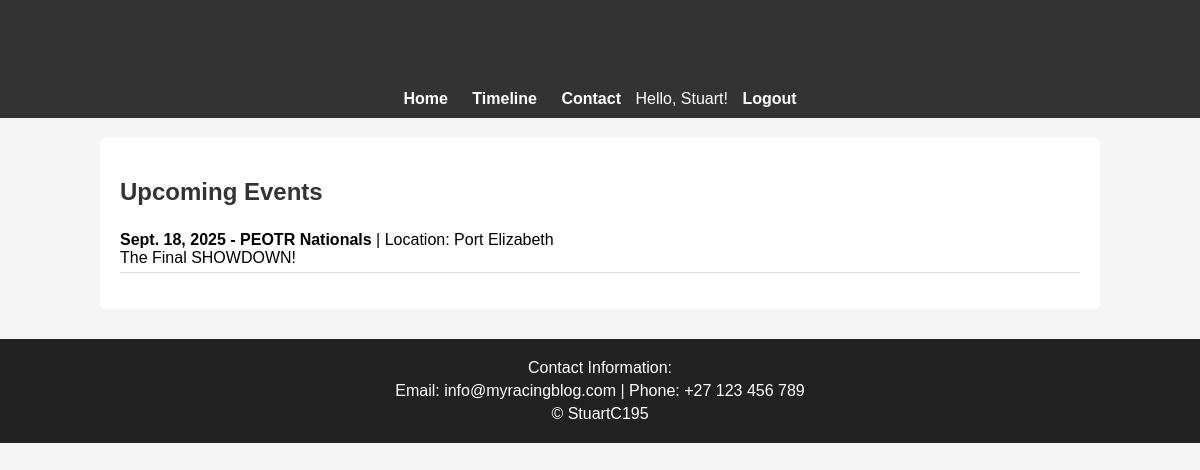
The page /contact/ (signed in) on the database its author committed.
### main/models.py (models this page shows, shortened)
class Event(models.Model):
    name = models.CharField(max_length=200)
    date = models.DateField()
    location = models.CharField(max_length=200, blank=True)
    description = models.TextField(blank=True)

### main/views.py (the view)
# urls.py: path('contact/', views.contact, name='contact'),
def contact(request):
    events = Event.objects.order_by('date')
    return render(request, 'contact.html', {'events': events})

### main/templates/contact.html
{% load static %}
<link rel="stylesheet" href="{% static 'css/style.css' %}">
<header>
    <h1>My Racing Blog</h1>
    <nav>
        <a href="{% url 'home' %}">Home</a>
        <a href="{% url 'timeline' %}">Timeline</a>
        <a href="{% url 'contact' %}">Contact</a>
        {% if user.is_authenticated %}
            <span>Hello, {{ user.username }}!</span>
            <a href="{% url 'logout' %}">Logout</a>
        {% else %}
            <a href="{% url 'login' %}">Login</a>
            <a href="{% url 'register' %}">Register</a>
        {% endif %}
    </nav>
</header>
<div class="container">
<h2>Upcoming Events</h2>
<ul>
  {% for event in events %}
    <li>
      <strong>{{ event.date }} - {{ event.name }}</strong>
      {% if event.location %} | Location: {{ event.location }}{% endif %}
      {% if event.description %}<br>{{ event.description }}{% endif %}
    </li>
  {% empty %}
    <li>No upcoming events yet.</li>
  {% endfor %}
</ul>
</div>
<footer>
    <div class="footer-container">
        <p>Contact Information:</p>
        <p>Email: info@myracingblog.com | Phone: +27 123 456 789</p>
        <p>&copy; StuartC195</p>
    </div>
</footer>

### main/static/css/style.css (style rules this page uses)
header { background-color: #333; color: white; padding: 10px 0; text-align: center; }
nav a { color: white; text-decoration: none; margin: 0 10px; font-weight: bold; }
.container { width: 80%; margin: 20px auto; background-color: white; padding: 20px; border-radius: 5px; }
h1, h2 { color: #333; }
ul { list-style: none; padding: 0; }
ul li { padding: 5px 0; border-bottom: 1px solid #ddd; }
footer { background-color: #222; color: #fff; padding: 15px 0; text-align: center; margin-top: 30px; }
.footer-container p { margin: 5px 0; }

### rows shown on the page
Event: date "Sept. 18, 2025", name "PEOTR Nationals", location "Port Elizabeth", description "The Final SHOWDOWN!"

### other values the page prints
{{ user.username }} "Stuart"
